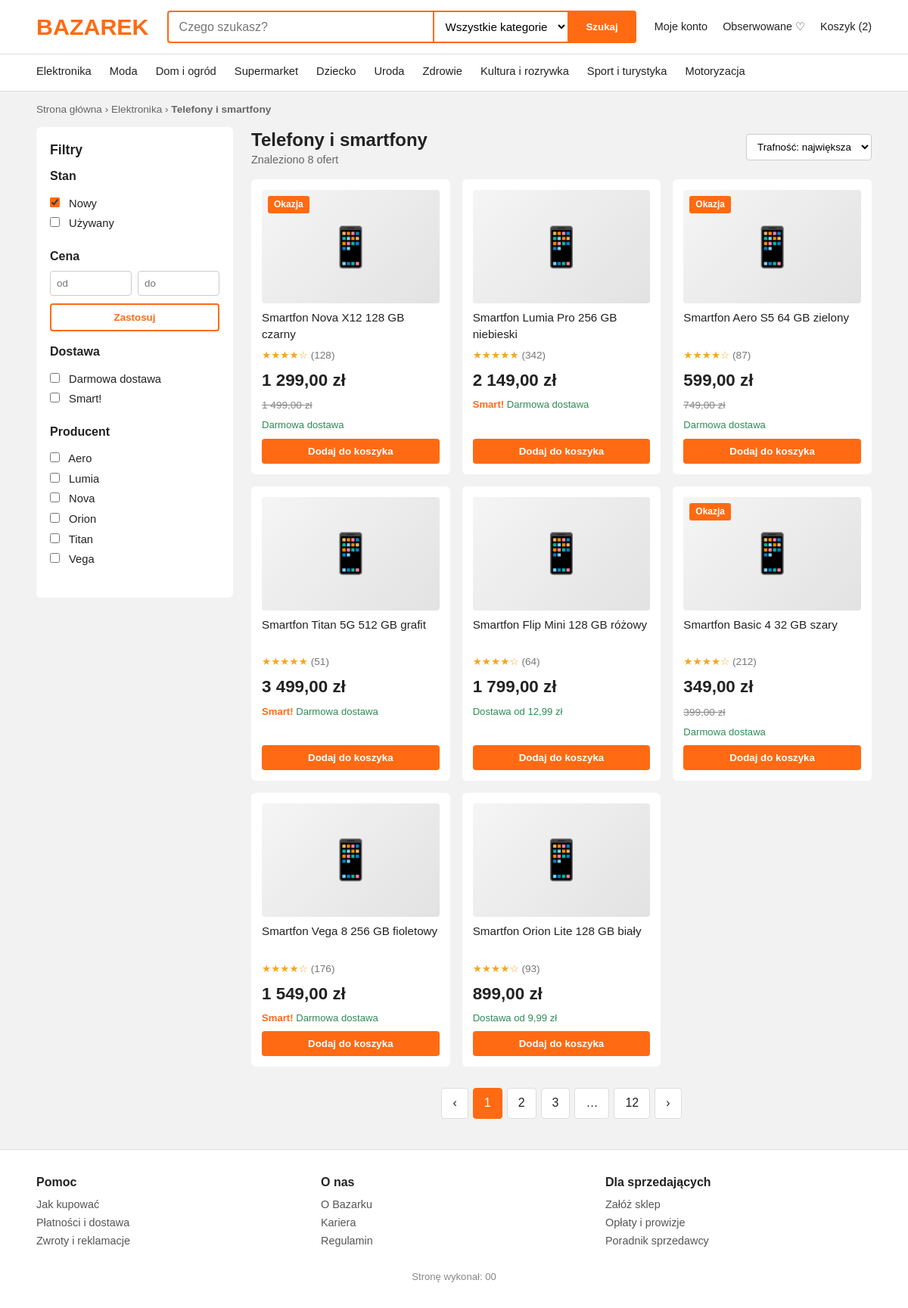
Screenshot of /bazarek/rozwiazanie/index.php with the database file from the repository.
### tables this page shows
CREATE TABLE `producenci` (
  `id` INT NOT NULL AUTO_INCREMENT,
  `nazwa` VARCHAR(30) NOT NULL,
  `kraj` VARCHAR(30) NOT NULL,
  PRIMARY KEY (`id`)
);

CREATE TABLE `oferty` (
  `id` INT NOT NULL AUTO_INCREMENT,
  `tytul` VARCHAR(60) NOT NULL,
  `cena` DECIMAL(7,2) NOT NULL,
  `stara_cena` DECIMAL(7,2) DEFAULT NULL,
  `gwiazdki` INT NOT NULL,
  `opinie` INT NOT NULL,
  `dostawa` VARCHAR(30) NOT NULL,
  `smart` TINYINT(1) NOT NULL,
  `okazja` TINYINT(1) NOT NULL,
  `producenci_id` INT NOT NULL,
  PRIMARY KEY (`id`),
  KEY `producenci_id` (`producenci_id`)
);

### bazarek/rozwiazanie/index.php (the view, shortened to what this page needs)
<?php
$polaczenie = mysqli_connect('localhost', 'root', '', 'bazarek');
?>
<!DOCTYPE html>
<html lang="pl">
<head>
    <link rel="stylesheet" href="styl.css">
</head>
<body>
    <header class="gora">
        <a href="index.php" class="logo">BAZAREK</a>
        <form class="szukaj" action="#">
            <input type="text" placeholder="Czego szukasz?">
            <select>
                <option>Wszystkie kategorie</option>
            </select>
            <button type="submit">Szukaj</button>
        </form>
        <div class="konto">
            <a href="#">Moje konto</a>
            <a href="#">Obserwowane ♡</a>
            <a href="#" id="koszyk">Koszyk (2)</a>
        </div>
    </header>
    <nav class="kategorie">
        <ul>
            <li><a href="#">Elektronika</a></li>
            <li><a href="#">Moda</a></li>
            <li><a href="#">Dom i ogród</a></li>
            <li><a href="#">Supermarket</a></li>
            <li><a href="#">Dziecko</a></li>
            <li><a href="#">Uroda</a></li>
            <li><a href="#">Zdrowie</a></li>
            <li><a href="#">Kultura i rozrywka</a></li>
            <li><a href="#">Sport i turystyka</a></li>
            <li><a href="#">Motoryzacja</a></li>
        </ul>
    </nav>
    <p class="okruszki"><a href="index.php">Strona główna</a> › <a href="#">Elektronika</a> › <strong>Telefony i smartfony</strong></p>
    <div class="uklad">
        <aside class="filtry">
            <h2>Filtry</h2>
            <form action="#">
                <fieldset>
                    <legend>Stan</legend>
                    <label><input type="checkbox" checked> Nowy</label>
                    <label><input type="checkbox"> Używany</label>
                </fieldset>
                <fieldset>
                    <legend>Cena</legend>
                    <div class="cena-pola">
                        <input type="number" placeholder="od">
                        <input type="number" placeholder="do">
                    </div>
                    <button type="button">Zastosuj</button>
                </fieldset>
                <fieldset>
                    <legend>Dostawa</legend>
                    <label><input type="checkbox"> Darmowa dostawa</label>
                    <label><input type="checkbox"> Smart!</label>
                </fieldset>
                <fieldset>
                    <legend>Producent</legend>
                    <?php
                    $zapytanie = "SELECT nazwa FROM producenci ORDER BY nazwa";
                    $wynik = mysqli_query($polaczenie, $zapytanie);
                    while ($wiersz = mysqli_fetch_row($wynik)) {
                        echo "<label><input type='checkbox'> $wiersz[0]</label>";
                    }
                    ?>
                </fieldset>
            </form>
        </aside>
        <main>
            <div class="pasek-wynikow">
                <div>
                    <h1>Telefony i smartfony</h1>
                    <?php
                    $zapytanie = "SELECT COUNT(*) AS liczba FROM oferty";
                    $wynik = mysqli_query($polaczenie, $zapytanie);
                    $wiersz = mysqli_fetch_row($wynik);
                    echo "<p>Znaleziono $wiersz[0] ofert</p>";
                    ?>
                </div>
                <select>
                    <option>Trafność: największa</option>
                </select>
            </div>
            <section class="oferty">
                <?php
                $zapytanie = "SELECT tytul, cena, stara_cena, gwiazdki, opinie, dostawa, smart, okazja FROM oferty";
                $wynik = mysqli_query($polaczenie, $zapytanie);
                while ($wiersz = mysqli_fetch_row($wynik)) {
                    $cena = number_format($wiersz[1], 2, ',', ' ');
                    $gwiazdki = str_repeat('★', $wiersz[3]) . str_repeat('☆', 5 - $wiersz[3]);
                    echo "<article class='oferta'>";
                    if ($wiersz[7] == 1) {
                        echo "<span class='badge'>Okazja</span>";
                    }
                    echo "<div class='zdjecie'>📱</div>";
                    echo "<h3>$wiersz[0]</h3>";
                    echo "<p class='ocena'>$gwiazdki <span>($wiersz[4])</span></p>";
                    echo "<p class='cena'>$cena zł</p>";
                    if ($wiersz[2] != null) {
                        $stara = number_format($wiersz[2], 2, ',', ' ');
                        echo "<p class='stara'>$stara zł</p>";
                    }
                    if ($wiersz[6] == 1) {
                        echo "<p class='dostawa'><span class='smart'>Smart!</span> $wiersz[5]</p>";
                    } else {
                        echo "<p class='dostawa'>$wiersz[5]</p>";
                    }
                    echo "<button type='button' onclick='dodajDoKoszyka(this)'>Dodaj do koszyka</button>";
                    echo "</article>";
                }
                ?>
            </section>
            <nav class="strony">
                <a href="#">‹</a>
                <a href="#" class="aktualna">1</a>
                <a href="#">2</a>
                <a href="#">3</a>
                <a href="#">…</a>
                <a href="#">12</a>
                <a href="#">›</a>
            </nav>
        </main>
    </div>
    <footer class="stopka">
        <div class="stopka-kolumny">
            <div>
                <h4>Pomoc</h4>
                <ul>
                    <li><a href="#">Jak kupować</a></li>
                    <li><a href="#">Płatności i dostawa</a></li>
                    <li><a href="#">Zwroty i reklamacje</a></li>
                </ul>
            </div>
            <div>
                <h4>O nas</h4>
                <ul>
                    <li><a href="#">O Bazarku</a></li>
                    <li><a href="#">Kariera</a></li>
                    <li><a href="#">Regulamin</a></li>
                </ul>
            </div>
            <div>
                <h4>Dla sprzedających</h4>
                <ul>
                    <li><a href="#">Załóż sklep</a></li>
                    <li><a href="#">Opłaty i prowizje</a></li>
                    <li><a href="#">Poradnik sprzedawcy</a></li>
                </ul>
            </div>
        </div>
        <p class="prawa">Stronę wykonał: 00</p>
    </footer>
</body>
</html>

### bazarek/rozwiazanie/styl.css (style rules this page uses)
* { margin: 0; padding: 0; box-sizing: border-box; }
body { background-color: #F2F2F2; color: #222222; font-family: Arial, Helvetica, sans-serif; line-height: 1.4; }
a { color: inherit; text-decoration: none; }
ul { list-style: none; }
.gora { display: flex; align-items: center; gap: 24px; padding: 14px 4%; background-color: white; border-bottom: 1px solid #DDDDDD; }
.logo { color: #FF6A13; font-size: 1.9rem; font-weight: bold; }
.szukaj { flex: 1; display: flex; }
.szukaj input { flex: 1; min-width: 0; padding: 10px 14px; border: 2px solid #FF6A13; border-right: none; border-radius: 4px 0 0 4px; font-size: 1rem; }
.szukaj select { padding: 10px; border: 2px solid #FF6A13; border-right: none; background-color: white; font-size: 0.95rem; }
.szukaj button { padding: 10px 22px; background: #FF6A13; color: white; border: 2px solid #FF6A13; border-radius: 0 4px 4px 0; font-weight: bold; cursor: pointer; }
.konto { display: flex; gap: 20px; font-size: 0.9rem; }
.kategorie { background-color: white; border-bottom: 1px solid #DDDDDD; }
.kategorie ul { display: flex; gap: 24px; padding: 0 4%; overflow-x: auto; }
.kategorie a { display: block; padding: 12px 0; font-size: 0.92rem; white-space: nowrap; border-bottom: 3px solid transparent; }
.okruszki { padding: 14px 4%; font-size: 0.85rem; color: #666666; }
.uklad { display: grid; grid-template-columns: 260px 1fr; gap: 24px; padding: 0 4% 40px; align-items: start; }
.filtry { padding: 18px; background-color: white; border-radius: 6px; }
.filtry h2 { margin-bottom: 12px; font-size: 1.1rem; }
.filtry fieldset { border: none; margin-bottom: 16px; }
.filtry legend { padding-bottom: 8px; font-weight: bold; }
.filtry label { display: block; margin: 6px 0; font-size: 0.92rem; cursor: pointer; }
.filtry input[type="checkbox"] { margin-right: 8px; accent-color: #FF6A13; }
.cena-pola { display: flex; gap: 8px; }
.cena-pola input { width: 100%; padding: 8px; border: 1px solid #CCCCCC; border-radius: 4px; }
.filtry button { width: 100%; margin-top: 10px; padding: 9px; background-color: white; color: #FF6A13; border: 2px solid #FF6A13; border-radius: 4px; font-weight: bold; cursor: pointer; }
.pasek-wynikow { display: flex; justify-content: space-between; align-items: center; flex-wrap: wrap; gap: 12px; margin-bottom: 16px; }
.pasek-wynikow h1 { font-size: 1.5rem; }
.pasek-wynikow p { font-size: 0.9rem; color: #666666; }
.pasek-wynikow select { padding: 8px 10px; border: 1px solid #CCCCCC; border-radius: 4px; background-color: white; }
.oferty { display: grid; grid-template-columns: repeat(auto-fill, minmax(210px, 1fr)); gap: 16px; }
.oferta { position: relative; display: flex; flex-direction: column; gap: 8px; padding: 14px; background-color: white; border-radius: 6px; transition: box-shadow 0.2s, transform 0.2s; }
.zdjecie { display: grid; place-items: center; height: 150px; border-radius: 4px; background: linear-gradient(135deg, #F5F5F5, #E2E2E2); font-size: 3.2rem; }
.badge { position: absolute; top: 22px; left: 22px; padding: 3px 8px; background: #FF6A13; color: white; border-radius: 3px; font-size: 0.75rem; font-weight: bold; }
.oferta h3 { min-height: 2.8em; font-size: 0.95rem; font-weight: normal; }
.ocena { color: #F5A623; font-size: 0.85rem; }
.ocena span { color: #777777; }
.cena { font-size: 1.4rem; font-weight: bold; }
.stara { color: #888888; font-size: 0.85rem; text-decoration: line-through; }
.dostawa { color: #2E8B57; font-size: 0.82rem; }
.smart { color: #FF6A13; font-weight: bold; }
.oferta button { margin-top: auto; padding: 9px; background: #FF6A13; color: white; border: none; border-radius: 4px; font-weight: bold; cursor: pointer; }
.strony { display: flex; justify-content: center; gap: 6px; margin-top: 28px; }
.strony a { padding: 8px 14px; background-color: white; border: 1px solid #DDDDDD; border-radius: 4px; }
.strony .aktualna { background: #FF6A13; border-color: #FF6A13; color: white; pointer-events: none; }
.stopka { padding: 32px 4%; background-color: white; border-top: 1px solid #DDDDDD; }
.stopka-kolumny { display: grid; grid-template-columns: repeat(3, 1fr); gap: 24px; }
.stopka h4 { margin-bottom: 8px; font-size: 1rem; }
.stopka li { margin: 4px 0; font-size: 0.9rem; color: #555555; }
.prawa { margin-top: 24px; font-size: 0.82rem; color: #888888; text-align: center; }

### rows the page displays
producenci: nazwa "Aero"
producenci: nazwa "Lumia"
producenci: nazwa "Nova"
producenci: nazwa "Orion"
producenci: nazwa "Titan"
producenci: nazwa "Vega"
oferty: okazja "Okazja", tytul "Smartfon Nova X12 128 GB czarny", gwiazdki "★★★★☆", opinie "128", cena "1 299,00", stara_cena "1 499,00", dostawa "Darmowa dostawa"
oferty: tytul "Smartfon Lumia Pro 256 GB niebieski", gwiazdki "★★★★★", opinie "342", cena "2 149,00", dostawa "Darmowa dostawa"
oferty: okazja "Okazja", tytul "Smartfon Aero S5 64 GB zielony", gwiazdki "★★★★☆", opinie "87", cena "599,00", stara_cena "749,00", dostawa "Darmowa dostawa"
oferty: tytul "Smartfon Titan 5G 512 GB grafit", gwiazdki "★★★★★", opinie "51", cena "3 499,00", dostawa "Darmowa dostawa"
oferty: tytul "Smartfon Flip Mini 128 GB różowy", gwiazdki "★★★★☆", opinie "64", cena "1 799,00", dostawa "Dostawa od 12,99 zł"
oferty: okazja "Okazja", tytul "Smartfon Basic 4 32 GB szary", gwiazdki "★★★★☆", opinie "212", cena "349,00", stara_cena "399,00", dostawa "Darmowa dostawa"
oferty: tytul "Smartfon Vega 8 256 GB fioletowy", gwiazdki "★★★★☆", opinie "176", cena "1 549,00", dostawa "Darmowa dostawa"
oferty: tytul "Smartfon Orion Lite 128 GB biały", gwiazdki "★★★★☆", opinie "93", cena "899,00", dostawa "Dostawa od 9,99 zł"

### other values shown
$wiersz[0] "8"
